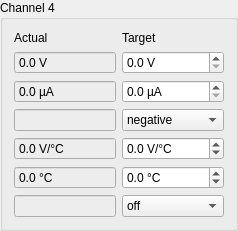
    <widget class="QGroupBox" name="groupBox_2">
     <property name="title">
      <string>Channel 4</string>
     </property>
     <layout class="QGridLayout" name="gridLayout_6" columnstretch="1,1">
      <item row="0" column="0">
       <widget class="QLabel" name="label_19">
        <property name="text">
         <string>Actual</string>
        </property>
       </widget>
      </item>
      <item row="0" column="1">
       <widget class="QLabel" name="label_20">
        <property name="text">
         <string>Target</string>
        </property>
       </widget>
      </item>
      <item row="1" column="0">
       <widget class="QDoubleSpinBox" name="spin_actual_voltage_limit_5">
        <property name="sizePolicy">
         <sizepolicy hsizetype="MinimumExpanding" vsizetype="Fixed">
          <horstretch>0</horstretch>
          <verstretch>0</verstretch>
         </sizepolicy>
        </property>
        <property name="palette">
         <palette>
          <active>
           <colorrole role="Base">
            <brush brushstyle="SolidPattern">
             <color alpha="255">
              <red>237</red>
              <green>237</green>
              <blue>237</blue>
             </color>
            </brush>
           </colorrole>
          </active>
          <inactive>
           <colorrole role="Base">
            <brush brushstyle="SolidPattern">
             <color alpha="255">
              <red>237</red>
              <green>237</green>
              <blue>237</blue>
             </color>
            </brush>
           </colorrole>
          </inactive>
          <disabled>
           <colorrole role="Base">
            <brush brushstyle="SolidPattern">
             <color alpha="255">
              <red>255</red>
              <green>255</green>
              <blue>255</blue>
             </color>
            </brush>
           </colorrole>
          </disabled>
         </palette>
        </property>
        <property name="readOnly">
         <bool>true</bool>
        </property>
        <property name="buttonSymbols">
         <enum>QAbstractSpinBox::NoButtons</enum>
        </property>
        <property name="suffix">
         <string> V</string>
        </property>
        <property name="decimals">
         <number>1</number>
        </property>
        <property name="maximum">
         <double>10000.000000000000000</double>
        </property>
        <property name="singleStep">
         <double>0.100000000000000</double>
        </property>
       </widget>
      </item>
      <item row="1" column="1">
       <widget class="QDoubleSpinBox" name="spin_target_voltage_limit_5">
        <property name="sizePolicy">
         <sizepolicy hsizetype="MinimumExpanding" vsizetype="Fixed">
          <horstretch>0</horstretch>
          <verstretch>0</verstretch>
         </sizepolicy>
        </property>
        <property name="suffix">
         <string> V</string>
        </property>
        <property name="decimals">
         <number>1</number>
        </property>
        <property name="maximum">
         <double>10000.000000000000000</double>
        </property>
        <property name="singleStep">
         <double>0.100000000000000</double>
        </property>
       </widget>
      </item>
      <item row="2" column="0">
       <widget class="QDoubleSpinBox" name="spin_actual_current_limit_5">
        <property name="sizePolicy">
         <sizepolicy hsizetype="MinimumExpanding" vsizetype="Fixed">
          <horstretch>0</horstretch>
          <verstretch>0</verstretch>
         </sizepolicy>
        </property>
        <property name="palette">
         <palette>
          <active>
           <colorrole role="Base">
            <brush brushstyle="SolidPattern">
             <color alpha="255">
              <red>237</red>
              <green>237</green>
              <blue>237</blue>
             </color>
            </brush>
           </colorrole>
          </active>
          <inactive>
           <colorrole role="Base">
            <brush brushstyle="SolidPattern">
             <color alpha="255">
              <red>237</red>
              <green>237</green>
              <blue>237</blue>
             </color>
            </brush>
           </colorrole>
          </inactive>
          <disabled>
           <colorrole role="Base">
            <brush brushstyle="SolidPattern">
             <color alpha="255">
              <red>255</red>
              <green>255</green>
              <blue>255</blue>
             </color>
            </brush>
           </colorrole>
          </disabled>
         </palette>
        </property>
        <property name="readOnly">
         <bool>true</bool>
        </property>
        <property name="buttonSymbols">
         <enum>QAbstractSpinBox::NoButtons</enum>
        </property>
        <property name="suffix">
         <string> µA</string>
        </property>
        <property name="decimals">
         <number>1</number>
        </property>
        <property name="maximum">
         <double>10000.000000000000000</double>
        </property>
        <property name="singleStep">
         <double>1.000000000000000</double>
        </property>
       </widget>
      </item>
      <item row="2" column="1">
       <widget class="QDoubleSpinBox" name="spin_target_current_limit_5">
        <property name="sizePolicy">
         <sizepolicy hsizetype="MinimumExpanding" vsizetype="Fixed">
          <horstretch>0</horstretch>
          <verstretch>0</verstretch>
         </sizepolicy>
        </property>
        <property name="suffix">
         <string> µA</string>
        </property>
        <property name="decimals">
         <number>1</number>
        </property>
        <property name="maximum">
         <double>10000.000000000000000</double>
        </property>
        <property name="singleStep">
         <double>0.100000000000000</double>
        </property>
       </widget>
      </item>
      <item row="3" column="0">
       <widget class="QLineEdit" name="le_actual_polarity_8">
        <property name="palette">
         <palette>
          <active>
           <colorrole role="Base">
            <brush brushstyle="SolidPattern">
             <color alpha="255">
              <red>237</red>
              <green>237</green>
              <blue>237</blue>
             </color>
            </brush>
           </colorrole>
          </active>
          <inactive>
           <colorrole role="Base">
            <brush brushstyle="SolidPattern">
             <color alpha="255">
              <red>237</red>
              <green>237</green>
              <blue>237</blue>
             </color>
            </brush>
           </colorrole>
          </inactive>
          <disabled>
           <colorrole role="Base">
            <brush brushstyle="SolidPattern">
             <color alpha="255">
              <red>255</red>
              <green>255</green>
              <blue>255</blue>
             </color>
            </brush>
           </colorrole>
          </disabled>
         </palette>
        </property>
        <property name="readOnly">
         <bool>true</bool>
        </property>
       </widget>
      </item>
      <item row="3" column="1">
       <widget class="QComboBox" name="combo_target_polarity_5">
        <item>
         <property name="text">
          <string>negative</string>
         </property>
        </item>
        <item>
         <property name="text">
          <string>positive</string>
         </property>
        </item>
       </widget>
      </item>
      <item row="4" column="0">
       <widget class="QDoubleSpinBox" name="spin_actual_tcomp_slope_8">
        <property name="sizePolicy">
         <sizepolicy hsizetype="MinimumExpanding" vsizetype="Fixed">
          <horstretch>0</horstretch>
          <verstretch>0</verstretch>
         </sizepolicy>
        </property>
        <property name="palette">
         <palette>
          <active>
           <colorrole role="Base">
            <brush brushstyle="SolidPattern">
             <color alpha="255">
              <red>237</red>
              <green>237</green>
              <blue>237</blue>
             </color>
            </brush>
           </colorrole>
          </active>
          <inactive>
           <colorrole role="Base">
            <brush brushstyle="SolidPattern">
             <color alpha="255">
              <red>237</red>
              <green>237</green>
              <blue>237</blue>
             </color>
            </brush>
           </colorrole>
          </inactive>
          <disabled>
           <colorrole role="Base">
            <brush brushstyle="SolidPattern">
             <color alpha="255">
              <red>255</red>
              <green>255</green>
              <blue>255</blue>
             </color>
            </brush>
           </colorrole>
          </disabled>
         </palette>
        </property>
        <property name="readOnly">
         <bool>true</bool>
        </property>
        <property name="buttonSymbols">
         <enum>QAbstractSpinBox::NoButtons</enum>
        </property>
        <property name="suffix">
         <string> V/°C</string>
        </property>
        <property name="decimals">
         <number>1</number>
        </property>
        <property name="minimum">
         <double>-9999.000000000000000</double>
        </property>
        <property name="maximum">
         <double>9999.000000000000000</double>
        </property>
        <property name="singleStep">
         <double>1.000000000000000</double>
        </property>
       </widget>
      </item>
      <item row="4" column="1">
       <widget class="QDoubleSpinBox" name="spin_target_tcomp_slope_8">
        <property name="sizePolicy">
         <sizepolicy hsizetype="MinimumExpanding" vsizetype="Fixed">
          <horstretch>0</horstretch>
          <verstretch>0</verstretch>
         </sizepolicy>
        </property>
        <property name="suffix">
         <string> V/°C</string>
        </property>
        <property name="decimals">
         <number>1</number>
        </property>
        <property name="minimum">
         <double>-9999.000000000000000</double>
        </property>
        <property name="maximum">
         <double>9999.000000000000000</double>
        </property>
        <property name="singleStep">
         <double>0.100000000000000</double>
        </property>
       </widget>
      </item>
      <item row="5" column="0">
       <widget class="QDoubleSpinBox" name="spin_actual_tcomp_slope_9">
        <property name="sizePolicy">
         <sizepolicy hsizetype="MinimumExpanding" vsizetype="Fixed">
          <horstretch>0</horstretch>
          <verstretch>0</verstretch>
         </sizepolicy>
        </property>
        <property name="palette">
         <palette>
          <active>
           <colorrole role="Base">
            <brush brushstyle="SolidPattern">
             <color alpha="255">
              <red>237</red>
              <green>237</green>
              <blue>237</blue>
             </color>
            </brush>
           </colorrole>
          </active>
          <inactive>
           <colorrole role="Base">
            <brush brushstyle="SolidPattern">
             <color alpha="255">
              <red>237</red>
              <green>237</green>
              <blue>237</blue>
             </color>
            </brush>
           </colorrole>
          </inactive>
          <disabled>
           <colorrole role="Base">
            <brush brushstyle="SolidPattern">
             <color alpha="255">
              <red>255</red>
              <green>255</green>
              <blue>255</blue>
             </color>
            </brush>
           </colorrole>
          </disabled>
         </palette>
        </property>
        <property name="readOnly">
         <bool>true</bool>
        </property>
        <property name="buttonSymbols">
         <enum>QAbstractSpinBox::NoButtons</enum>
        </property>
        <property name="suffix">
         <string> °C</string>
        </property>
        <property name="decimals">
         <number>1</number>
        </property>
        <property name="minimum">
         <double>0.000000000000000</double>
        </property>
        <property name="maximum">
         <double>50.000000000000000</double>
        </property>
        <property name="singleStep">
         <double>0.100000000000000</double>
        </property>
       </widget>
      </item>
      <item row="5" column="1">
       <widget class="QDoubleSpinBox" name="spin_target_tcomp_slope_9">
        <property name="sizePolicy">
         <sizepolicy hsizetype="MinimumExpanding" vsizetype="Fixed">
          <horstretch>0</horstretch>
          <verstretch>0</verstretch>
         </sizepolicy>
        </property>
        <property name="suffix">
         <string> °C</string>
        </property>
        <property name="decimals">
         <number>1</number>
        </property>
        <property name="minimum">
         <double>-9999.000000000000000</double>
        </property>
        <property name="maximum">
         <double>9999.000000000000000</double>
        </property>
        <property name="singleStep">
         <double>0.100000000000000</double>
        </property>
       </widget>
      </item>
      <item row="6" column="0">
       <widget class="QLineEdit" name="le_actual_polarity_9">
        <property name="palette">
         <palette>
          <active>
           <colorrole role="Base">
            <brush brushstyle="SolidPattern">
             <color alpha="255">
              <red>237</red>
              <green>237</green>
              <blue>237</blue>
             </color>
            </brush>
           </colorrole>
          </active>
          <inactive>
           <colorrole role="Base">
            <brush brushstyle="SolidPattern">
             <color alpha="255">
              <red>237</red>
              <green>237</green>
              <blue>237</blue>
             </color>
            </brush>
           </colorrole>
          </inactive>
          <disabled>
           <colorrole role="Base">
            <brush brushstyle="SolidPattern">
             <color alpha="255">
              <red>255</red>
              <green>255</green>
              <blue>255</blue>
             </color>
            </brush>
           </colorrole>
          </disabled>
         </palette>
        </property>
        <property name="readOnly">
         <bool>true</bool>
        </property>
       </widget>
      </item>
      <item row="6" column="1">
       <widget class="QComboBox" name="comboBox_4">
        <item>
         <property name="text">
          <string>off</string>
         </property>
        </item>
        <item>
         <property name="text">
          <string>0</string>
         </property>
        </item>
        <item>
         <property name="text">
          <string>1</string>
         </property>
        </item>
        <item>
         <property name="text">
          <string>2</string>
         </property>
        </item>
        <item>
         <property name="text">
          <string>3</string>
         </property>
        </item>
       </widget>
      </item>
     </layout>
    </widget>
